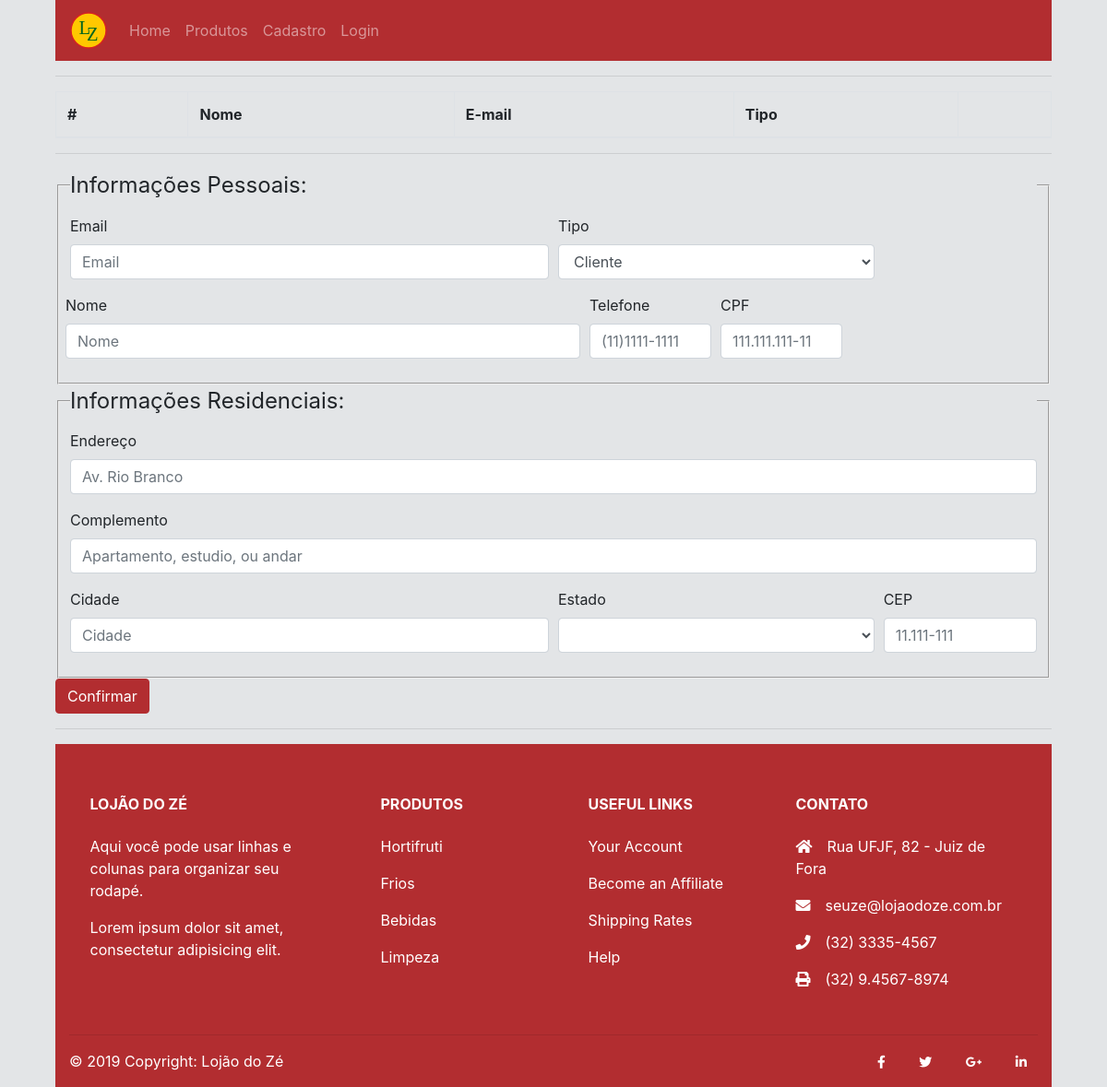
The page /editarUsuario.php on the database as committed earlier.
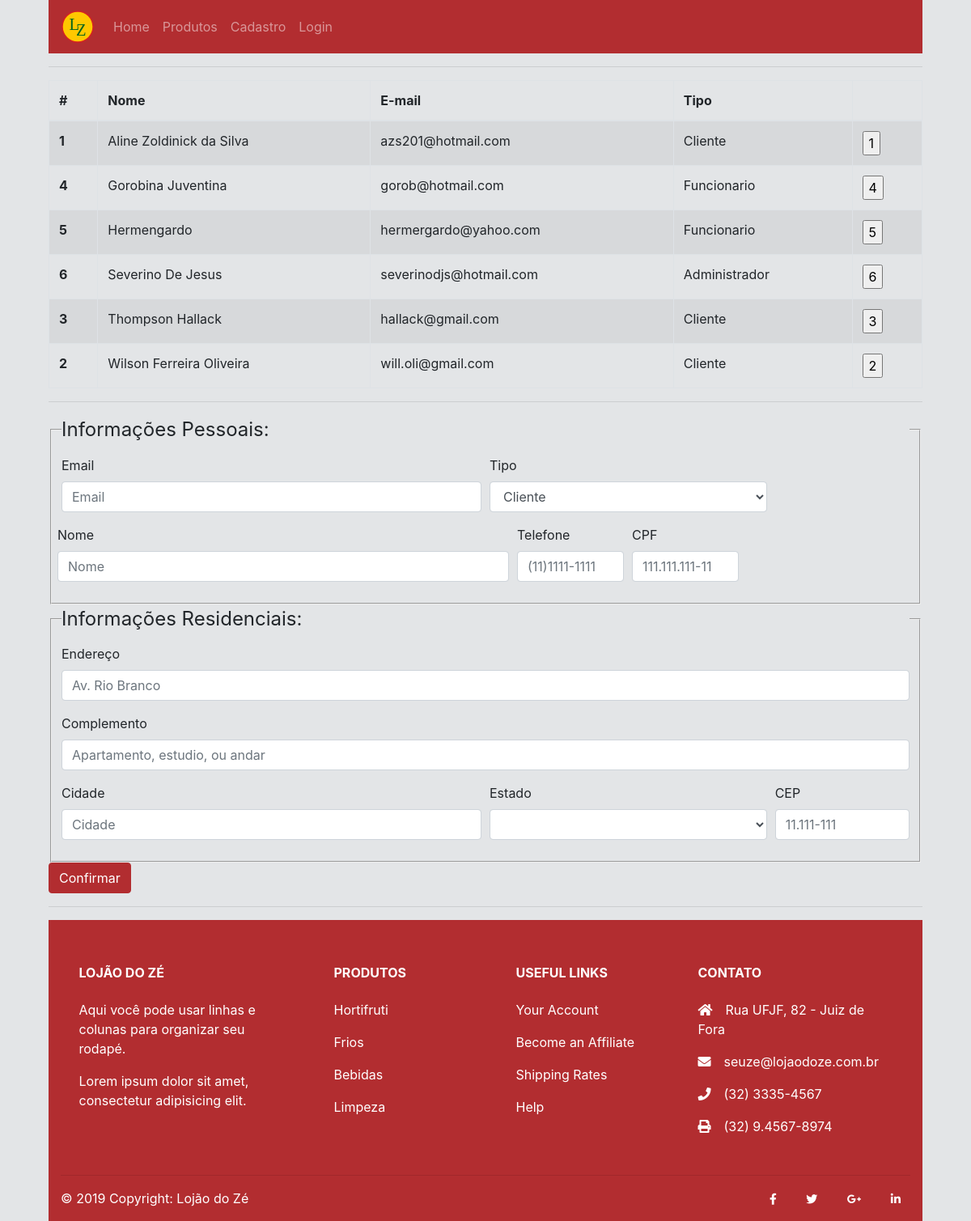
The same page on the database as committed later.
### tables this page shows
CREATE TABLE `usuarios` (
  `id` int(11) NOT NULL AUTO_INCREMENT,
  `email` text NOT NULL,
  `senha` text NOT NULL,
  `nome` text NOT NULL,
  `telefone` text NOT NULL,
  `cpf` varchar(11) NOT NULL,
  `cnpj` varchar(14) NOT NULL,
  `endereco` text NOT NULL,
  `complemento` text,
  `cidade` text NOT NULL,
  `estado` text NOT NULL,
  `cep` text NOT NULL,
  `tipo` tinyint(1) NOT NULL DEFAULT '0',
  `cargo_funcionario` text NOT NULL,
  `salario_funcionario` float NOT NULL,
  `data_entrada_funcionario` date NOT NULL,
  `num_identificacao_funcionario` int(11) NOT NULL,
  PRIMARY KEY (`id`)
);

### editarUsuario.php (the view, shortened to what the changed rows need)
<!DOCTYPE html>
<html>
<head>
    <link rel="stylesheet" href="publico/css/bootstrap.min.css">
    <link rel="stylesheet" href="https://use.fontawesome.com/releases/v5.8.2/css/all.css">
    <link rel="stylesheet" href="publico/css/estilo.css">
</head>
<body>
    <table class ="table table-striped table-bordered">
	<thead>
    <tr>
    <th scope="col">#</th>
    <th scope="col">Nome</th>
    <th scope="col">E-mail</th>
    <th scope="col">Tipo</th>
    <th scope="col"></th>
    </tr>
	</thead>
    <tbody>
    <form action="editarUsuario.php" method="post">
    <?php
        include_once('conexao.php');
        $sql =  "SELECT id, nome, email, tipo ";
        $sql .= "FROM usuarios ";
        $sql .= "ORDER BY usuarios.nome ASC";
        $resultado = mysqli_query($conexao, $sql) or die($conexao->error);
        $t="administrador";
            while($row = mysqli_fetch_array($resultado)) {
                echo '<tr class="tr-click">';
                echo '<th scope="row">'.$row["id"].'</th>';
                echo ' <td> '.$row["nome"].'</td>';
                echo ' <td> '.$row["email"].'</td>';
                if($row["tipo"]==0) {
                    $t="Cliente" ;
                } else if($row["tipo"]==2){
                    $t="Administrador";
                }else{
                    $t="Funcionario";
                }
                echo ' <td> '.$t.'</td>';
                echo '<td><input type="submit" name="id" value="'.$row["id"].'"</td>';
                echo '</tr>';
            }
	?>
    </form>
	</table>
</body>
</html>

Rows that differ between the two databases and show on the page:
added usuarios: id "1", nome "Aline Zoldinick da Silva", email "azs201@hotmail.com", tipo "Cliente"
added usuarios: id "4", nome "Gorobina Juventina", email "gorob@hotmail.com", tipo "Funcionario"
added usuarios: id "5", nome "Hermengardo", email "hermergardo@yahoo.com", tipo "Funcionario"
added usuarios: id "6", nome "Severino De Jesus", email "severinodjs@hotmail.com", tipo "Administrador"
added usuarios: id "3", nome "Thompson Hallack", email "hallack@gmail.com", tipo "Cliente"
added usuarios: id "2", nome "Wilson Ferreira Oliveira", email "will.oli@gmail.com", tipo "Cliente"
